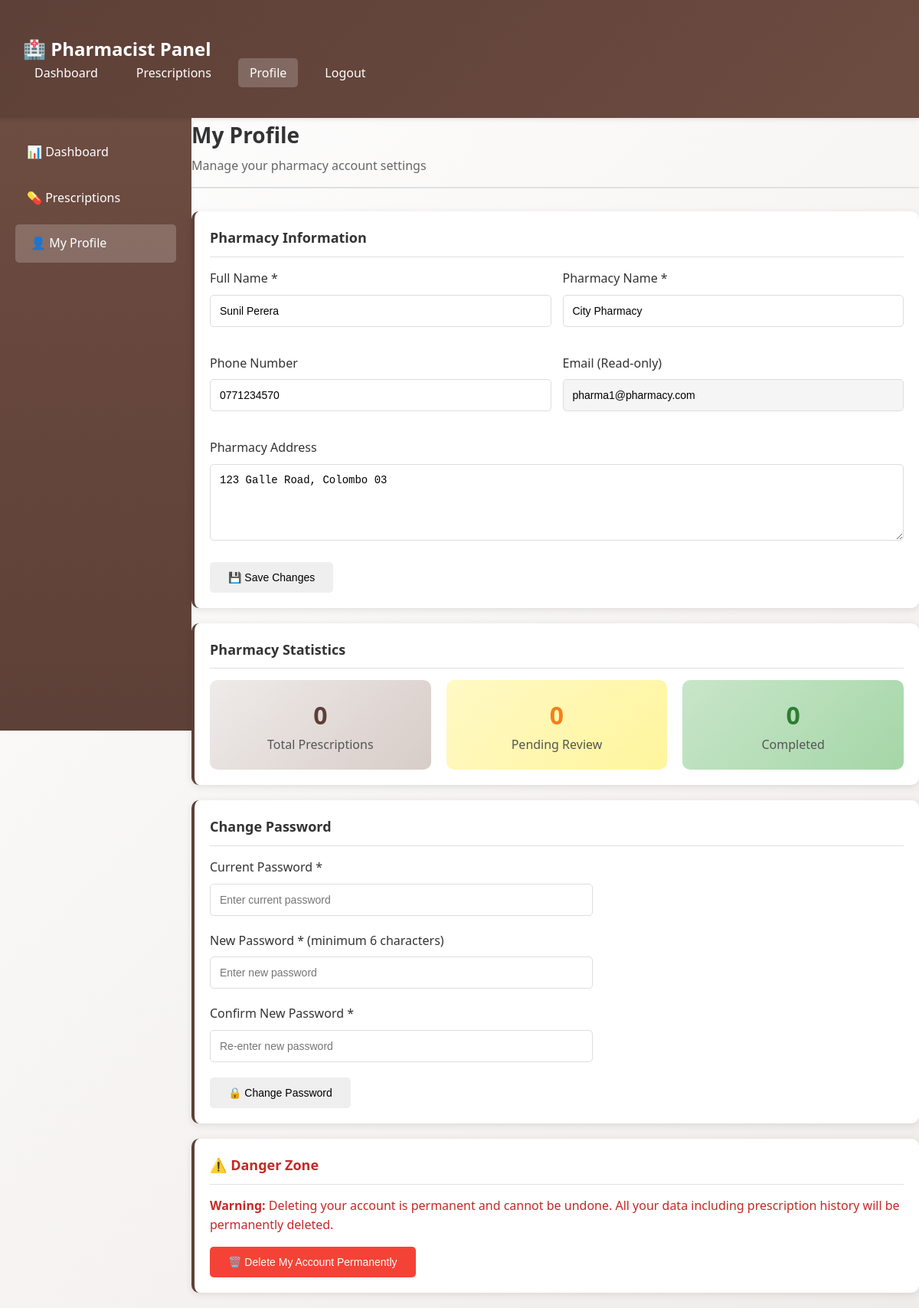
The page /pharmacist/profile.php (signed in) on the database its author committed.
### tables this page shows
CREATE TABLE pharmacists (
    id INT PRIMARY KEY AUTO_INCREMENT,
    user_id INT UNIQUE NOT NULL,
    full_name VARCHAR(150) NOT NULL,
    pharmacy_name VARCHAR(200) NOT NULL,
    phone VARCHAR(20),
    address TEXT,
    FOREIGN KEY (user_id) REFERENCES users(id) ON DELETE CASCADE
);

CREATE TABLE users (
    id INT PRIMARY KEY AUTO_INCREMENT,
    username VARCHAR(100) UNIQUE NOT NULL,
    email VARCHAR(150) UNIQUE NOT NULL,
    password VARCHAR(255) NOT NULL,
    role ENUM('admin', 'doctor', 'patient', 'pharmacist') NOT NULL,
    status ENUM('active', 'inactive') DEFAULT 'active',
    created_at TIMESTAMP DEFAULT CURRENT_TIMESTAMP,
    updated_at TIMESTAMP DEFAULT CURRENT_TIMESTAMP ON UPDATE CURRENT_TIMESTAMP
);

### pharmacist/profile.php (the view, shortened to what this page needs)
<?php
include '../includes/config.php';
$stmt = $conn->prepare("SELECT ph.*, u.username, u.email FROM pharmacists ph JOIN users u ON ph.user_id = u.id WHERE ph.user_id = ?");
$stmt->bind_param("i", $_SESSION['user_id']);
$stmt->execute();
$pharmacist = $stmt->get_result()->fetch_assoc();
?>
<!DOCTYPE html>
<html lang="en">
<head>
    <link rel="stylesheet" href="../css/style.css">
</head>
<body class="pharmacist-theme">
    <nav class="navbar">
        <div class="main-content">
            <a href="dashboard.php" class="navbar-brand">🏥 Pharmacist Panel</a>
            <ul class="navbar-menu">
                <li><a href="dashboard.php">Dashboard</a></li>
                <li><a href="prescriptions.php">Prescriptions</a></li>
                <li><a href="profile.php" style="background: rgba(255,255,255,0.2);">Profile</a></li>
                <li><a href="../logout.php">Logout</a></li>
            </ul>
        </div>
    </nav>
    <div class="dashboard-container">
<div class="dashboard-container">
        <div ><div class="sidebar">
            <ul>
                <li><a href="dashboard.php">📊 Dashboard</a></li>
                <li><a href="prescriptions.php">💊 Prescriptions</a></li>
                <li><a href="profile.php" class="active">👤 My Profile</a></li>
            </ul>
        </div></div>
        <main >
            <div class="page-header">
                <h1>My Profile</h1>
                <p>Manage your pharmacy account settings</p>
            </div>
            <div class="card">
                <div class="card-header">Pharmacy Information</div>
                <form method="POST">
                    <div style="display: grid; grid-template-columns: 1fr 1fr; gap: 15px;">
                        <div class="form-group">
                            <label>Full Name *</label>
                            <input type="text" name="full_name" value="<?php echo htmlspecialchars($pharmacist['full_name']); ?>" required>
                        </div>
                        <div class="form-group">
                            <label>Pharmacy Name *</label>
                            <input type="text" name="pharmacy_name" value="<?php echo htmlspecialchars($pharmacist['pharmacy_name']); ?>" required>
                        </div>
                        <div class="form-group">
                            <label>Phone Number</label>
                            <input type="tel" name="phone" value="<?php echo htmlspecialchars($pharmacist['phone']); ?>">
                        </div>
                        <div class="form-group">
                            <label>Email (Read-only)</label>
                            <input type="email" value="<?php echo htmlspecialchars($pharmacist['email']); ?>" readonly style="background: #f5f5f5;">
                        </div>
                        <div class="form-group" style="grid-column: 1 / -1;">
                            <label>Pharmacy Address</label>
                            <textarea name="address" rows="3"><?php echo htmlspecialchars($pharmacist['address']); ?></textarea>
                        </div>
                    </div>
                    <button type="submit" name="update_profile" class="btn btn-glass-primary">💾 Save Changes</button>
                </form>
            </div>
            <div class="card">
                <div class="card-header">Pharmacy Statistics</div>
                <div style="display: grid; grid-template-columns: repeat(auto-fit, minmax(200px, 1fr)); gap: 20px;">
                    <?php
                    $stmt = $conn->prepare("SELECT COUNT(*) as count FROM prescriptions WHERE pharmacist_id = ?");
                    $stmt->bind_param("i", $pharmacist['id']);
                    $stmt->execute();
                    $total_prescriptions = $stmt->get_result()->fetch_assoc()['count'];
                    $stmt = $conn->prepare("SELECT COUNT(*) as count FROM prescriptions WHERE pharmacist_id = ? AND status = 'pending'");
                    $stmt->bind_param("i", $pharmacist['id']);
                    $stmt->execute();
                    $pending_prescriptions = $stmt->get_result()->fetch_assoc()['count'];
                    $stmt = $conn->prepare("SELECT COUNT(*) as count FROM prescriptions WHERE pharmacist_id = ? AND status = 'completed'");
                    $stmt->bind_param("i", $pharmacist['id']);
                    $stmt->execute();
                    $completed_prescriptions = $stmt->get_result()->fetch_assoc()['count'];
                    ?>
                    <div style="background: linear-gradient(135deg, #efebe9 0%, #d7ccc8 100%); padding: 20px; border-radius: 10px; text-align: center;">
                        <div style="font-size: 32px; font-weight: bold; color: #5d4037;"><?php echo $total_prescriptions; ?></div>
                        <div style="color: #555;">Total Prescriptions</div>
                    </div>
                    <div style="background: linear-gradient(135deg, #fff9c4 0%, #fff59d 100%); padding: 20px; border-radius: 10px; text-align: center;">
                        <div style="font-size: 32px; font-weight: bold; color: #f57f17;"><?php echo $pending_prescriptions; ?></div>
                        <div style="color: #555;">Pending Review</div>
                    </div>
                    <div style="background: linear-gradient(135deg, #c8e6c9 0%, #a5d6a7 100%); padding: 20px; border-radius: 10px; text-align: center;">
                        <div style="font-size: 32px; font-weight: bold; color: #2e7d32;"><?php echo $completed_prescriptions; ?></div>
                        <div style="color: #555;">Completed</div>
                    </div>
                </div>
            </div>
            <div class="card">
                <div class="card-header">Change Password</div>
                <form method="POST">
                    <div style="max-width: 500px;">
                        <div class="form-group">
                            <label>Current Password *</label>
                            <input type="password" name="current_password" required placeholder="Enter current password">
                        </div>
                        <div class="form-group">
                            <label>New Password * (minimum 6 characters)</label>
                            <input type="password" name="new_password" id="new_password" required minlength="6" placeholder="Enter new password">
                        </div>
                        <div class="form-group">
                            <label>Confirm New Password *</label>
                            <input type="password" name="confirm_password" id="confirm_password" required minlength="6" placeholder="Re-enter new password">
                        </div>
                        <button type="submit" name="change_password" class="btn btn-glass-primary">🔒 Change Password</button>
                    </div>
                </form>
            </div>
            <div class="card">
                <div class="card-header" style="color: #c62828;">⚠️ Danger Zone</div>
                <p style="color: #c62828; margin-bottom: 15px;">
                    <strong>Warning:</strong> Deleting your account is permanent and cannot be undone.
                    All your data including prescription history will be permanently deleted.
                </p>
                <button class="btn btn-danger" onclick="confirmDelete()">🗑️ Delete My Account Permanently</button>
            </div>
        </main>
    </div>
</body>
</html>

### css/style.css (style rules this page uses)
* { margin: 0; padding: 0; box-sizing: border-box; }
body { font-family: 'Segoe UI', Tahoma, Geneva, Verdana, sans-serif; line-height: 1.6; color: #333; }
.pharmacist-theme { background: linear-gradient(135deg, #fff 0%, #efebe9 100%); }
.pharmacist-theme .navbar { background: linear-gradient(135deg, #5d4037 0%, #6d4c41 100%); color: white; padding: 15px 0; box-shadow: 0 2px 5px rgba(0,0,0,0.1); }
.pharmacist-theme .sidebar { background: linear-gradient(180deg, #6d4c41 0%, #5d4037 100%); color: white; }
.pharmacist-theme .card { border-left: 4px solid #5d4037; }
.navbar { display: flex; justify-content: space-between; align-items: center; padding: 15px 30px; position: sticky; top: 0; z-index: 1000; }
.navbar-brand { font-size: 24px; font-weight: bold; color: white; text-decoration: none; }
.navbar-menu { display: flex; list-style: none; gap: 20px; align-items: center; }
.navbar-menu a { color: white; text-decoration: none; padding: 8px 15px; border-radius: 5px; transition: all 0.3s; }
.dashboard-container { display: flex; min-height: calc(100vh - 70px); }
.sidebar { width: 250px; padding: 20px; min-height: 100vh; }
.sidebar ul { list-style: none; }
.sidebar ul li { margin-bottom: 10px; }
.sidebar ul li a { display: block; color: white; text-decoration: none; padding: 12px 15px; border-radius: 5px; transition: all 0.3s; }
.sidebar ul li a:hover, .sidebar ul li a.active { background: rgba(255,255,255,0.2); padding-left: 20px; }
.main-content { flex: 1; padding: 30px; }
.page-header { margin-bottom: 30px; padding-bottom: 15px; border-bottom: 2px solid #e0e0e0; }
.page-header h1 { font-size: 28px; margin-bottom: 5px; }
.page-header p { color: #666; }
.card { background: white; border-radius: 10px; padding: 20px; margin-bottom: 20px; box-shadow: 0 2px 10px rgba(0,0,0,0.1); transition: transform 0.3s, box-shadow 0.3s; }
.card-header { font-size: 18px; font-weight: bold; margin-bottom: 15px; padding-bottom: 10px; border-bottom: 1px solid #e0e0e0; }
.form-group { margin-bottom: 20px; }
.form-group label { display: block; margin-bottom: 8px; font-weight: 500; color: #333; }
.form-group input, .form-group select, .form-group textarea { width: 100%; padding: 12px; border: 1px solid #ddd; border-radius: 5px; font-size: 14px; transition: border-color 0.3s; }
.form-group textarea { resize: vertical; min-height: 100px; }
.btn { padding: 12px 24px; border: none; border-radius: 5px; cursor: pointer; font-size: 14px; transition: all 0.3s; text-decoration: none; display: inline-block; }
.btn-danger { background: #f44336; color: white; }

### rows shown on the page
pharmacists: full_name "Sunil Perera", pharmacy_name "City Pharmacy", phone "0771234570", user.email "pharma1@pharmacy.com", address "123 Galle Road, Colombo 03"

### other values the page prints
$total_prescriptions "0"
$pending_prescriptions "0"
$completed_prescriptions "0"
